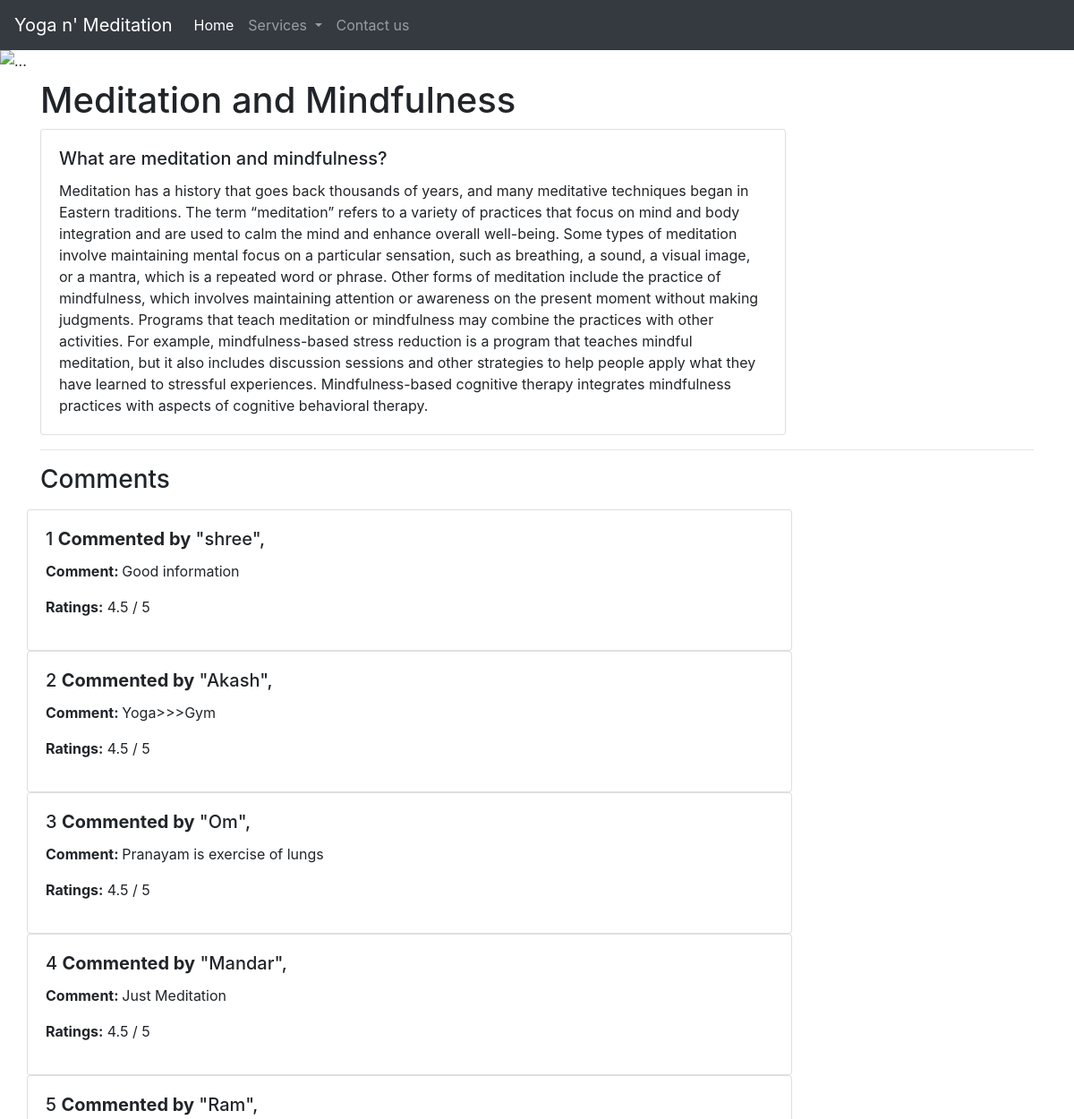
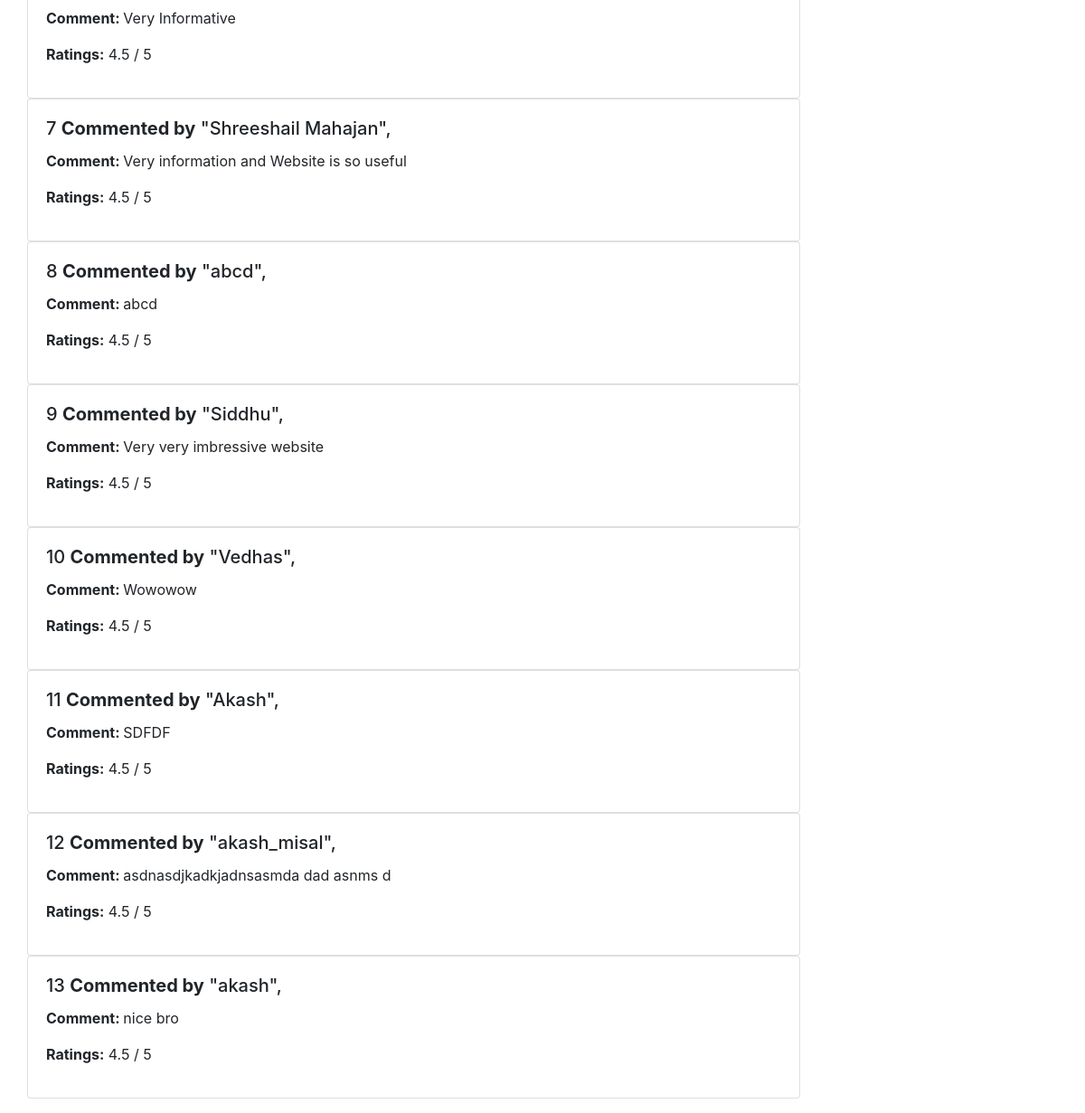
/yoga3, run on the app's committed database (2 pictures, top to bottom).
### practiceApp/models.py (models this page shows)
class Contact(models.Model):
    name= models.CharField(max_length=100)
    email=models.CharField(max_length=100)
    phone=models.CharField(max_length=100)
    site=models.CharField(max_length=100)
    desc=models.TextField()
    def __str__(self):
        return self.name

### practiceApp/views.py (the view)
# urls.py: path('yoga3',views.yoga3, name='yoga3')
def yoga3(request):
    comments= Contact.objects.all()
    context={
        'comments':comments
    }
    print(context)
    return render(request,'yoga3.html',context)

### templates/yoga3.html (shortened to what this page needs)
<!doctype html>
<html lang="en">
  <head>
    <link rel="stylesheet" href="https://cdn.jsdelivr.net/npm/bootstrap@4.0.0/dist/css/bootstrap.min.css">
  </head>
  <body>
    <nav class="navbar navbar-expand-lg navbar-dark bg-dark">
        <a class="navbar-brand" href="/home">Yoga n' Meditation</a>
        <div class="collapse navbar-collapse" id="navbarSupportedContent">
          <ul class="navbar-nav mr-auto">
            <li class="nav-item active">
              <a class="nav-link" href="/home">Home <span class="sr-only">(current)</span></a>
            </li>
            <li class="nav-item dropdown">
              <a class="nav-link dropdown-toggle" href="/services" id="navbarDropdown" role="button" data-toggle="dropdown" aria-haspopup="true" aria-expanded="false">
                Services
              </a>
            </li>
            <li class="nav-item">
                <a class="nav-link" href="/">Contact us</a>
              </li>
          </ul>
        </div>
    </nav>
    <div id="carouselExampleSlidesOnly" class="carousel slide" data-ride="carousel">
        <div class="carousel-inner">
          <div class="carousel-item active">
              <img src="https://source.unsplash.com/1600x500/?meditation  " class="d-block w-100" alt="...">
          </div>
        </div>
      </div>
    <div class="container my-2">
    <h1>Meditation and Mindfulness</h1>
    <div class="card w-75">
        <div class="card-body">
          <h5 class="card-title">What are meditation and mindfulness?</h5>
          <p class="card-text">
            Meditation has a history that goes back thousands of years, and many meditative techniques began in Eastern traditions. The term “meditation” refers to a variety of practices that focus on mind and body integration and are used to calm the mind and enhance overall well-being. Some types of meditation involve maintaining mental focus on a particular sensation, such as breathing, a sound, a visual image, or a mantra, which is a repeated word or phrase. Other forms of meditation include the practice of mindfulness, which involves maintaining attention or awareness on the present moment without making judgments.
            Programs that teach meditation or mindfulness may combine the practices with other activities. For example, mindfulness-based stress reduction is a program that teaches mindful meditation, but it also includes discussion sessions and other strategies to help people apply what they have learned to stressful experiences. Mindfulness-based cognitive therapy integrates mindfulness practices with aspects of cognitive behavioral therapy.
        </p>
        </div>
      </div>
    <hr>
    <h3>Comments</h3>
</div>
    <div class="container my-3">
        <div class="row">
        {% for comment in comments %}
        <div class="card w-75">
            <div class="card-body">
              <h5 class="card-title">{{comment.id}} <b>Commented by</b> "{{comment.name}}", </h5>
              <p class="card-text"><b>Comment: </b>{{comment.desc}}</p>
              <p><b>Ratings:</b> 4.5 / 5</p>
            </div>
          </div>
          {% endfor %}
        </div>
      </div>
  </body>
</html>

### data on the page
Contact: id "1", name "shree", desc "Good information"
Contact: id "2", name "Akash", desc "Yoga>>>Gym"
Contact: id "3", name "Om", desc "Pranayam is exercise of lungs"
Contact: id "4", name "Mandar", desc "Just Meditation"
Contact: id "5", name "Ram", desc "Very Informative"
Contact: id "7", name "Shreeshail Mahajan", desc "Very information and Website is so useful"
Contact: id "8", name "abcd", desc "abcd"
Contact: id "9", name "Siddhu", desc "Very very imbressive website"
Contact: id "10", name "Vedhas", desc "Wowowow"
Contact: id "11", name "Akash", desc "SDFDF"
Contact: id "12", name "akash_misal", desc "asdnasdjkadkjadnsasmda dad asnms d"
Contact: id "13", name "akash", desc "nice bro"
